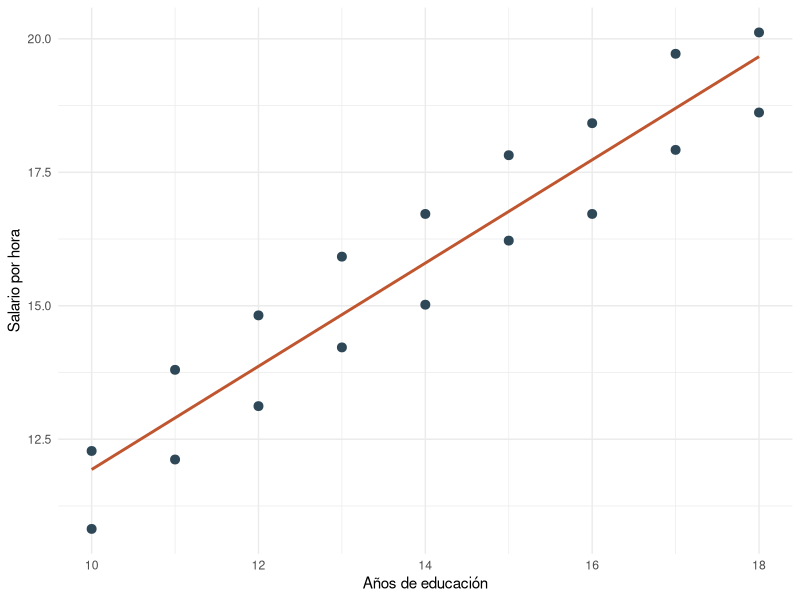
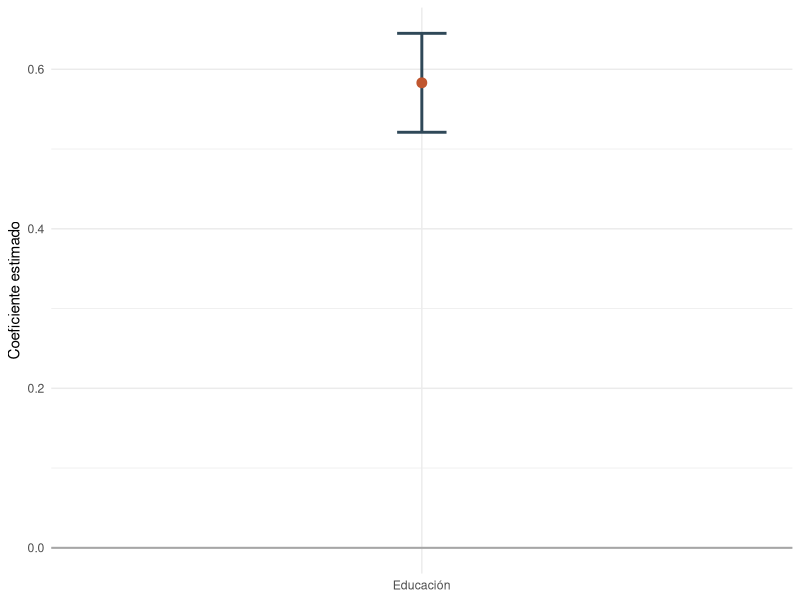

Source code (R) for these figures, in order:
## ---- chunk 1
knitr::opts_chunk$set(
  comment = "#>",
  fig.align = "center",
  fig.width = 7,
  fig.height = 4.5,
  out.width = "80%",
  warning = FALSE,
  message = FALSE
)

library(ggplot2)
library(knitr)
## ---- chunk 2
datos_hip <- data.frame(
  educacion = c(10, 10, 11, 11, 12, 12, 13, 13, 14, 14,
                15, 15, 16, 16, 17, 17, 18, 18),
  experiencia = c(1, 4, 2, 6, 3, 8, 4, 9, 5, 10,
                  6, 11, 7, 12, 8, 13, 9, 14),
  ajuste = c(-0.7, 0.1, -0.3, 0.5, -0.2, 0.4, 0.0, 0.6, -0.1, 0.5,
             0.2, 0.7, -0.2, 0.4, 0.1, 0.8, -0.1, 0.3)
)

datos_hip$salario_hora <- 4.5 +
  0.68 * datos_hip$educacion +
  0.22 * datos_hip$experiencia +
  datos_hip$ajuste

kable(datos_hip, digits = 2, caption = "Datos de práctica para pruebas de hipótesis")
## ---- chunk 3
ggplot(datos_hip, aes(x = educacion, y = salario_hora)) +
  geom_point(color = "#2f4858", size = 2.7) +
  geom_smooth(method = "lm", se = FALSE, color = "#C0562F", linewidth = 1) +
  labs(x = "Años de educación", y = "Salario por hora") +
  theme_minimal()
## ---- chunk 4
modelo_hip <- lm(salario_hora ~ educacion + experiencia, data = datos_hip)
tabla_hip <- coef(summary(modelo_hip))

beta0_hip <- unname(coef(modelo_hip)[["(Intercept)"]])
beta_educ_hip <- unname(coef(modelo_hip)[["educacion"]])
beta_exp_hip <- unname(coef(modelo_hip)[["experiencia"]])
se0_hip <- tabla_hip["(Intercept)", "Std. Error"]
se_educ_hip <- tabla_hip["educacion", "Std. Error"]
se_exp_hip <- tabla_hip["experiencia", "Std. Error"]
t_educ_hip <- tabla_hip["educacion", "t value"]
p_educ_hip <- tabla_hip["educacion", "Pr(>|t|)"]
r2_hip <- summary(modelo_hip)$r.squared
gl_resid_hip <- df.residual(modelo_hip)
ic_educ_hip <- confint(modelo_hip)["educacion", ]

modelo_hip_restr <- lm(salario_hora ~ 1, data = datos_hip)
anova_hip <- anova(modelo_hip_restr, modelo_hip)
f_global_hip <- anova_hip$F[2]
p_global_hip <- anova_hip$`Pr(>F)`[2]
src_restr_hip <- deviance(modelo_hip_restr)
src_no_restr_hip <- deviance(modelo_hip)

kable(
  data.frame(
    termino = rownames(tabla_hip),
    estimacion = tabla_hip[, "Estimate"],
    error_estandar = tabla_hip[, "Std. Error"],
    t = tabla_hip[, "t value"],
    p_valor = tabla_hip[, "Pr(>|t|)"],
    row.names = NULL
  ),
  digits = 4,
  caption = "Resultados del modelo para pruebas de hipótesis en R"
)
## ---- chunk 5
ic_plot_hip <- data.frame(
  termino = "Educación",
  estimacion = beta_educ_hip,
  inferior = ic_educ_hip[1],
  superior = ic_educ_hip[2]
)

ggplot(ic_plot_hip, aes(x = termino, y = estimacion)) +
  geom_hline(yintercept = 0, color = "grey65", linewidth = 0.7) +
  geom_errorbar(aes(ymin = inferior, ymax = superior), width = 0.08, color = "#2f4858", linewidth = 1) +
  geom_point(color = "#C0562F", size = 3) +
  labs(x = NULL, y = "Coeficiente estimado") +
  theme_minimal()
## ---- chunk 6
kable(
  data.frame(
    prueba = "H0: educación = 0 y experiencia = 0",
    SRC_restringida = src_restr_hip,
    SRC_no_restringida = src_no_restr_hip,
    F = f_global_hip,
    p_valor = p_global_hip
  ),
  digits = 4,
  caption = "Prueba F conjunta calculada en R"
)
